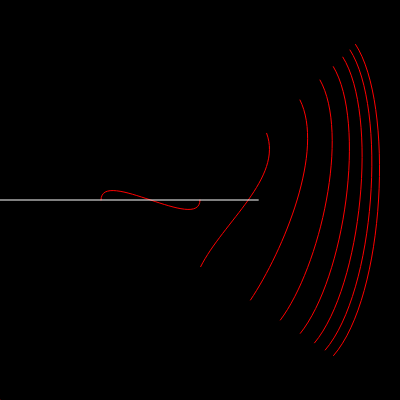
Frame 1 (no input)
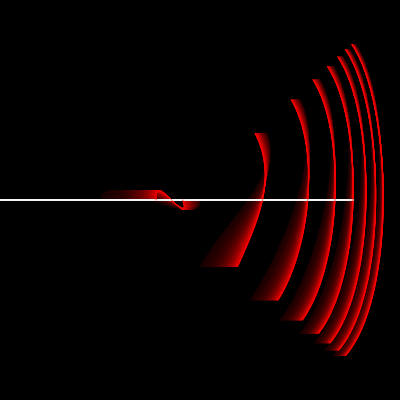
Frame 60 (no input)
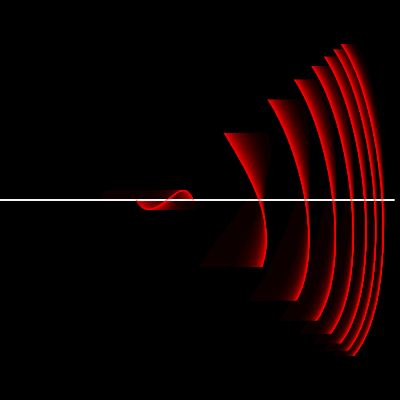
Frame 120 (the mouse pressed at the canvas centre since frame 60)

The p5.js sketch that drew these frames (run headless with seeded random() and noise() and a simulated clock; from frame 60 on, the mouse is pressed at the canvas centre):

// p5.js sketch
// ── sketch.js
// File: 082418


function setup(){
  createCanvas(400,400)
  background(0)
}


function draw(){
  background(0,10)


  for (var i = 1; i < 10; i++) {
    push()
    stroke(255,0,0)
    noFill()
    curve(
      width/4,0,
      map(cos(frameCount * 0.01), -1, 1, width - 2 *(width/i),width - (width/i )), height/i,
      map(sin(frameCount * 0.01), -1, 1, width - 2 *(width/i),width - (width/i )), height - height/i,
      width/i, height)
    pop()
  }
  
  bzpt1x = bezierPoint(0,width/2,width - width/8,width,map(sin(frameCount * 0.01), -1, 1, 0, 1))
  
  bzpt1y = bezierPoint(0,height/2,height/8,0,map(sin(frameCount * 0.01), -1, 1, 0, 1))

  stroke(255)
  line(0, height/2, 0 + bzpt1x, height/2)


  
  }
